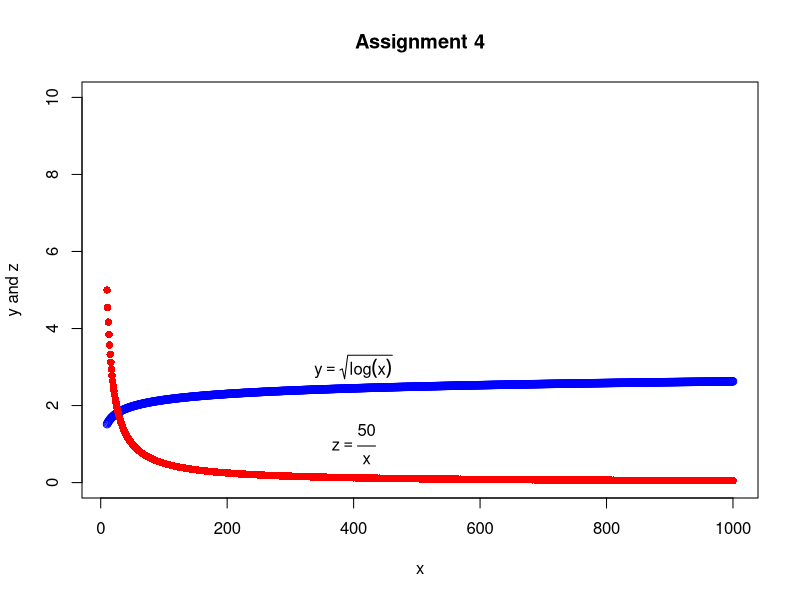

Write R code to recreate this figure.
# Assignment 4 
# sen lyu

# create a vector as x
# place the values 10 to 1000.
x = c(10:1000)

# create a vector as y
# y = square root of log of x
y = sqrt(log(x))

# create a vector z
# z =50/x
z = 50/x

# create a plot to show both y and z
plot(x,y,col = "blue",ylim=c(0,10),ylab = "y and z" )
points(x,z,col = "red",pch = 16)

# create expression()
y_t = expression(y==sqrt(log(x)))
# frac will be better than just use /
# http://vis.supstat.com/2013/04/mathematical-annotation-in-r/
z_t = expression(z==frac(50,x))
text(400,3,y_t)
text(400,1,z_t)

title("Assignment 4")

